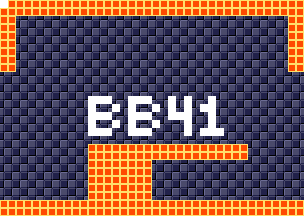

Rendered tile map (Tiled .tmx) drawn with the repository's tilesets; below, a short description and the map source with its tile grids summarised:
An orthogonal 38x27 tile map with 8x8 px tiles, 4 tile layers (background, foreground, room numbers, Objects), 15 tilesets.

<map version="1.5" tiledversion="1.7.1" orientation="orthogonal" renderorder="right-down" width="38" height="27" tilewidth="8" tileheight="8" infinite="0" nextlayerid="11" nextobjectid="1">
 <tileset firstgid="1" source="tilesheets/tsKarniMata.tsx" />
 <tileset firstgid="1025" source="tilesheets/tsVoodooWasp.tsx" />
 <tileset firstgid="2049" source="tilesheets/tsBurial.tsx" />
 <tileset firstgid="3073" source="tilesheets/tsBlueTemple.tsx" />
 <tileset firstgid="4097" source="tilesheets/tsGoddess.tsx" />
 <tileset firstgid="5121" source="tilesheets/tsKonark.tsx" />
 <tileset firstgid="6145" name="sEnemies" tilewidth="8" tileheight="8" tilecount="1024" columns="32">
  <image source="../grapx/tilesheets/sObjects.bmp" trans="ff94ff" width="256" height="256" />
 </tileset>
 <tileset firstgid="7169" source="tilesheets/tsIceTemple.tsx" />
 <tileset firstgid="8193" source="tilesheets/tsLavaArea.tsx" />
 <tileset firstgid="9217" source="tilesheets/tsBossArea.tsx" />
 <tileset firstgid="10241" source="tilesheets/tsPegu.tsx" />
 <tileset firstgid="11265" source="tilesheets/sTiwanakuTemple.tsx" />
 <tileset firstgid="12289" source="tilesheets/sIndraTemple.tsx" />
 <tileset firstgid="13313" source="tilesheets/sTeleport.tsx" />
 <tileset firstgid="14337" source="tilesheets/sObjects.tsx" />
 <layer id="2" name="background" width="38" height="27">
  <data>[1026 cells, 1026 non-empty, 2 distinct tile ids]</data>
 </layer>
 <layer id="1" name="foreground" width="38" height="27">
  <data>[1026 cells, 260 non-empty, 1 distinct tile ids]</data>
 </layer>
 <layer id="7" name="room numbers" width="38" height="27">
  <data>[1026 cells, 44 non-empty, 1 distinct tile ids]</data>
 </layer>
 <layer id="10" name="Objects" width="38" height="27">
  <data>[1026 cells, 0 non-empty, 0 distinct tile ids]</data>
 </layer>
</map>
